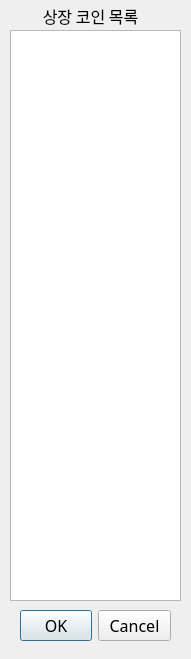
<?xml version="1.0" encoding="UTF-8"?>
<ui version="4.0">
 <class>Dialog</class>
 <widget class="QDialog" name="Dialog">
  <property name="geometry">
   <rect>
    <x>0</x>
    <y>0</y>
    <width>191</width>
    <height>659</height>
   </rect>
  </property>
  <property name="windowTitle">
   <string>거래코인바꾸기</string>
  </property>
  <widget class="QDialogButtonBox" name="btnBox">
   <property name="geometry">
    <rect>
     <x>20</x>
     <y>600</y>
     <width>151</width>
     <height>51</height>
    </rect>
   </property>
   <property name="font">
    <font>
     <family>맑은 고딕</family>
     <pointsize>12</pointsize>
    </font>
   </property>
   <property name="standardButtons">
    <set>QDialogButtonBox::Cancel|QDialogButtonBox::Ok</set>
   </property>
  </widget>
  <widget class="QLabel" name="label">
   <property name="geometry">
    <rect>
     <x>10</x>
     <y>0</y>
     <width>161</width>
     <height>31</height>
    </rect>
   </property>
   <property name="font">
    <font>
     <family>맑은 고딕</family>
     <pointsize>12</pointsize>
    </font>
   </property>
   <property name="text">
    <string>상장 코인 목록</string>
   </property>
   <property name="alignment">
    <set>Qt::AlignCenter</set>
   </property>
  </widget>
  <widget class="QListWidget" name="listWidget_2">
   <property name="geometry">
    <rect>
     <x>10</x>
     <y>30</y>
     <width>171</width>
     <height>571</height>
    </rect>
   </property>
  </widget>
 </widget>
 <resources/>
 <connections/>
</ui>
